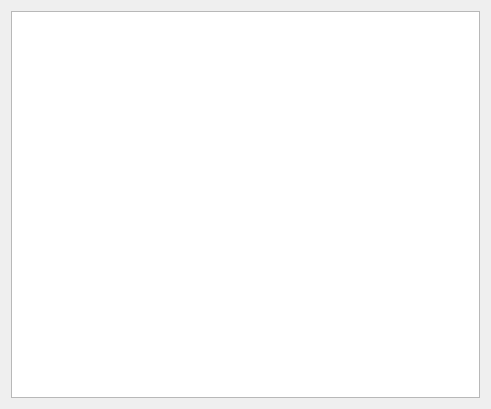
<?xml version="1.0" encoding="UTF-8"?>
<ui version="4.0">
    <class>Form</class>
    <widget class="QWidget" name="Form">
        <property name="geometry">
            <rect>
                <x>0</x>
                <y>0</y>
                <width>491</width>
                <height>409</height>
            </rect>
        </property>
        <property name="sizePolicy">
            <sizepolicy hsizetype="Ignored" vsizetype="Ignored">
                <horstretch>0</horstretch>
                <verstretch>0</verstretch>
            </sizepolicy>
        </property>
        <property name="windowTitle">
            <string>Form</string>
        </property>
        <layout class="QVBoxLayout" name="verticalLayout">
            <item>
                <widget class="QTableWidget" name="tableWidget"/>
            </item>
        </layout>
    </widget>
    <resources/>
    <connections/>
</ui>
